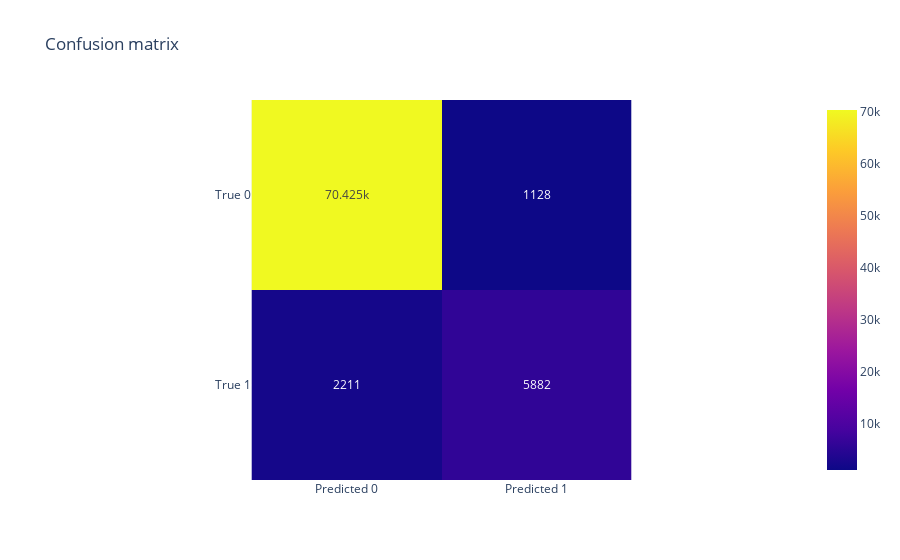

The cell this chart's notebook holds for it:
### Code cell
fig = px.imshow(confusion_matrix(target_test, predictions), 
                x=["Predicted 0", "Predicted 1"], y=["True 0", "True 1"], text_auto=True,
                title='Confusion matrix', 
               )
fig.show()

### Figure 1 — Plotly figure (JSON) as saved in the notebook; plotly's stock layout.template omitted (floating-point values rounded to 4 significant figures)
{"data": [{"coloraxis": "coloraxis", "hovertemplate": "x: %{x}<br>y: %{y}<br>color: %{z}<extra></extra>", "name": "0", "texttemplate": "%{z}", "type": "heatmap", "x": ["Predicted 0", "Predicted 1"], "xaxis": "x", "y": ["True 0", "True 1"], "yaxis": "y", "z": [[70425, 1128], [2211, 5882]]}], "layout": {"coloraxis": {"colorscale": [[0, "#0d0887"], [0.1111, "#46039f"], [0.2222, "#7201a8"], [0.3333, "#9c179e"], [0.4444, "#bd3786"], [0.5556, "#d8576b"], [0.6667, "#ed7953"], [0.7778, "#fb9f3a"], [0.8889, "#fdca26"], [1, "#f0f921"]]}, "title": {"text": "Confusion matrix"}, "xaxis": {"anchor": "y", "constrain": "domain", "domain": [0, 1], "scaleanchor": "y"}, "yaxis": {"anchor": "x", "autorange": "reversed", "constrain": "domain", "domain": [0, 1]}}}
